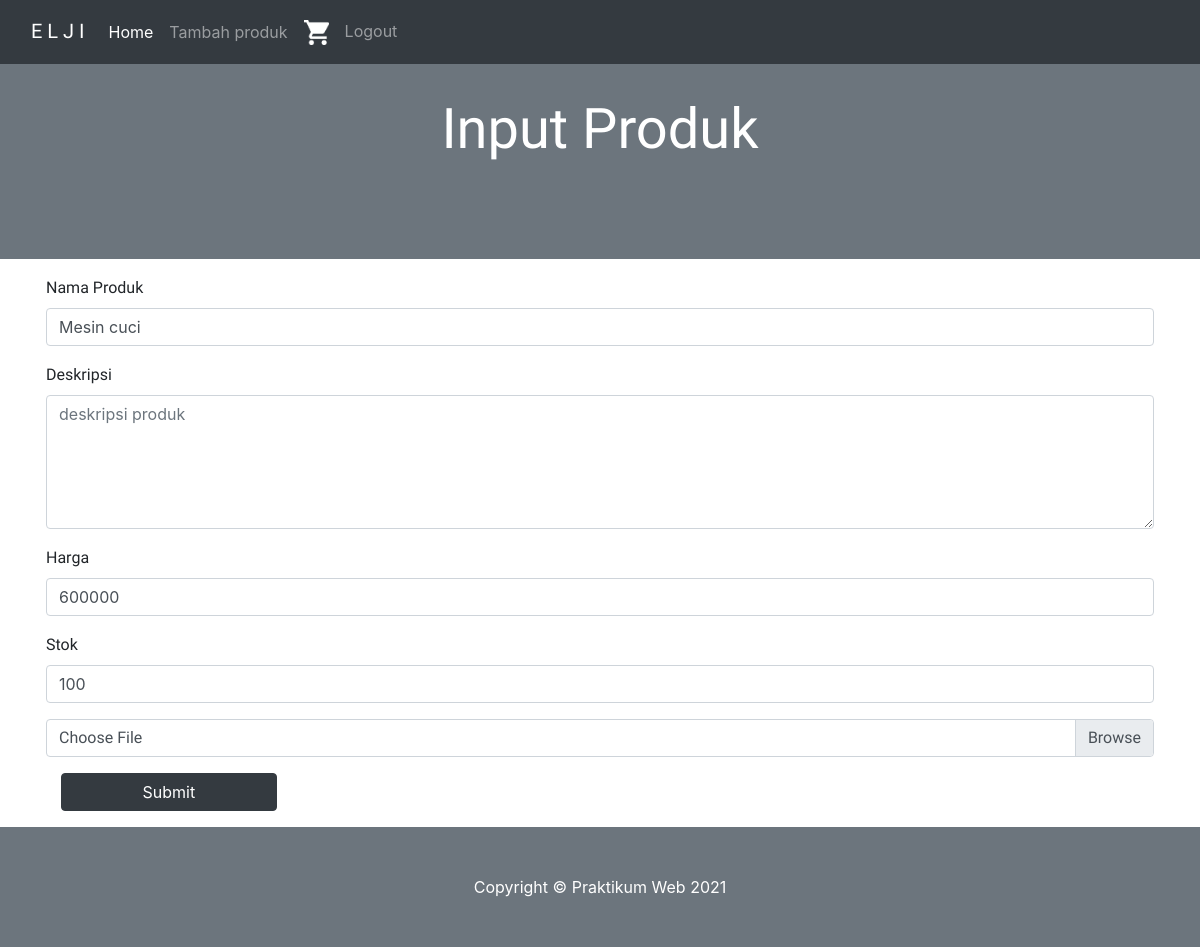
The page /update.php?id=2 (signed in) on the database its author committed.
### tables this page shows
CREATE TABLE `product` (
  `id` int(5) NOT NULL,
  `name` varchar(100) NOT NULL,
  `description` text NOT NULL,
  `price` bigint(20) NOT NULL,
  `stock` int(11) DEFAULT NULL,
  `image_path` varchar(1024) NOT NULL,
  `created_at` timestamp NOT NULL DEFAULT current_timestamp(),
  `updated_at` datetime NOT NULL DEFAULT current_timestamp() ON UPDATE current_timestamp()
);

### koneksi.php (called while the page is built, shortened)
<?php
	$koneksi = mysqli_connect("localhost" , "root", "" , "toko_elektronik");
	function query ($query){
		global $koneksi;
		$result = mysqli_query($koneksi , $query);
		$rows = [];
		while ($row = mysqli_fetch_assoc($result)) {
			$rows[] = $row;
		}
		return $rows;
	}
 ?>

### update.php (the view, shortened to what this page needs)
<?php
	include 'koneksi.php';
	$id = $_GET["id"];
	$data = query("SELECT * FROM product WHERE id='$id'")[0];
 ?>
<!DOCTYPE html>
<html>
<head>
	<link rel="stylesheet" href="https://maxcdn.bootstrapcdn.com/bootstrap/4.0.0/css/bootstrap.min.css">
</head>
<body>
	<?php include('navbar.php')?>
	<header class="bg-secondary py-5">
		<div class="container mx-auto my-5">
			<div class="text-center text-white">
				<h1 class="display-4 fw-bolder">Input Produk</h1>
			</div>
		</div>
	</header>
	<section>
        <div class="container py-3 px-3">
            <form method="post" enctype="multipart/form-data">
                <div class="form-group mb-3">
                    <label for="name">Nama Produk</label>
                    <input type="text" class="form-control" name="name" id="name" placeholder="nama produk" required="" value="<?php echo($data["name"]) ?>">
                </div>
                <div class="form-group mb-3">
                    <label for="description">Deskripsi</label>
                    <textarea class="form-control" name="description" id="description" placeholder="deskripsi produk" cols="20" rows="5"></textarea>
                </div>
                <div class="form-group mb-3">
                    <label for="price">Harga</label>
                    <input type="text" class="form-control" name="price" id="price" placeholder="harga produk(rupiah)" required="" value="<?php echo($data["price"]) ?>">
                </div>
                <div class="form-group mb-3">
                    <label for="stock">Stok</label>
                    <input type="text" class="form-control" name="stock" id="stock" placeholder="stok barang" required="" value="<?php echo($data["stock"]) ?>">
                </div>
                <div class="custom-file mb-3">
                    <label class="custom-file-label" for="image">Choose File</label>
                </div>
                <div class="container">
                    <button type="submit" class="btn btn-dark" name="submit" style="width: 20%;">Submit</button>
                </div>
            </form>
        </div>
	</section>
	<footer class="py-5 bg-secondary">
        <div class="container"><p class="m-0 text-center text-white">Copyright &copy; Praktikum Web 2021</p></div>
    </footer>
	</body>
</html>

### update.php (style rules this page uses)
body { animation: color 5s linear 0s infinite alternate running; }
h1 { font-family: 'Secular One', sans-serif; }
label { font-family: 'Secular One', sans-serif; }

### rows shown on the page
product: name "Mesin cuci", price "600000", stock "100"
